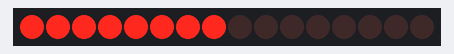
A sketch run on a simulated Arduino Uno, built with avr-gcc and run on an emulated ATmega328P. On the bench: 16 shift-register outputs drawn as a row of LEDs (first output left, lit = HIGH). Wiring (inferred from the names in the program): 2 × shift register (74HC595): data pin 11; shift clock pin 12; latch pin 8. Wiring (inferred from the signals the program sends): row of LEDs: on Q0, Q1, Q2, Q3, Q4, Q5, Q6, Q7, Q8, Q9, Q10, Q11, Q12, Q13, Q14, Q15.

Above: at 0.1 s.
At 4.1 s:
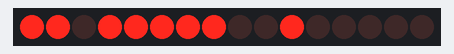
At 9.1 s:
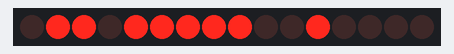
At 19.1 s:
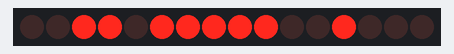
At 29.1 s:
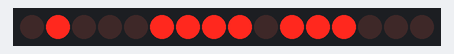
At 39.1 s:
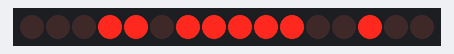
Timing chart, 0 to 40.0 s (numbered marks = the images above):
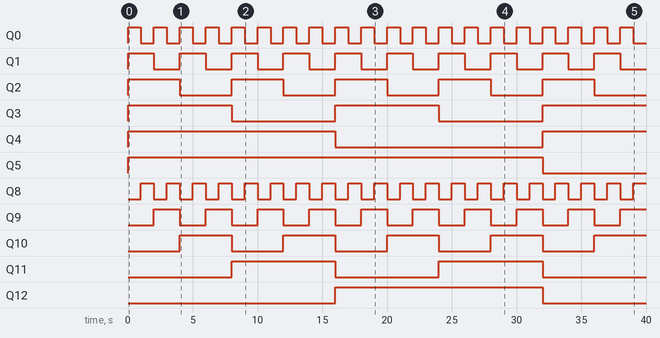

Measured:
- by itself, Q0, Q8: alternates HIGH for 1.0 s and LOW for 1.0 s
- by itself, Q1, Q9: alternates HIGH for 2.0 s and LOW for 2.0 s
- by itself, Q2, Q10: alternates HIGH for 4.0 s and LOW for 4.0 s
- by itself, Q3, Q11: alternates HIGH for 8.0 s and LOW for 8.0 s
- by itself, Q4: LOW → HIGH at 0.00 s, → LOW 16.0 s later, → HIGH 16.0 s later
- by itself, Q5: LOW → HIGH at 0.00 s, → LOW 32.0 s later
- by itself, Q12: LOW → HIGH at 16.0 s, → LOW 16.0 s later

The sketch:

Shifter.ino
```cpp
//**************************************************************//
//  Name    : shiftOutCode, Dual Binary Counters                 //
//  Author  : Carlyn Maw, Tom Igoe                               //
//  Date    : 25 Oct, 2006                                       //
//  Version : 1.0                                                //
//  Notes   : Code for using a 74HC595 Shift Register            //
//          : to count from 0 to 255                             //
//**************************************************************//
//Pin connected to ST_CP of 74HC595
int latchPin = 8;
//Pin connected to SH_CP of 74HC595
int clockPin = 12;
////Pin connected to DS of 74HC595
int dataPin = 11;
void setup() {
//Start Serial for debugging purposes
Serial.begin(9600);
//set pins to output because they are addressed in the main loop
pinMode(latchPin, OUTPUT);
}
void loop() {
//count up routine
for (int j = 0; j < 256; j++) {
//ground latchPin and hold low for as long as you are transmitting
digitalWrite(latchPin, 0);
//count up on GREEN LEDs
shiftOut(dataPin, clockPin, j);
//count down on RED LEDs
shiftOut(dataPin, clockPin, 255-j);
//return the latch pin high to signal chip that it
//no longer needs to listen for information
digitalWrite(latchPin, 1);
delay(1000);
}
}
void shiftOut(int myDataPin, int myClockPin, byte myDataOut) {
// This shifts 8 bits out MSB first,
//on the rising edge of the clock,
//clock idles low
//..//internal function setup
int i=0;
int pinState;
pinMode(myClockPin, OUTPUT);
pinMode(myDataPin, OUTPUT);
//. //clear everything out just in case to
//. //prepare shift register for bit shifting
digitalWrite(myDataPin, 0);
digitalWrite(myClockPin, 0);
//for each bit in the byte myDataOut&#xFFFD;
//NOTICE THAT WE ARE COUNTING DOWN in our for loop
//This means that %00000001 or "1" will go through such
//that it will be pin Q0 that lights.
for (i=7; i>=0; i--)  {
digitalWrite(myClockPin, 0);
//if the value passed to myDataOut and a bitmask result
// true then... so if we are at i=6 and our value is
// %11010100 it would the code compares it to %01000000
// and proceeds to set pinState to 1.
if ( myDataOut & (1<<i) ) {
pinState= 1;
}
else {
pinState= 0;
}
//Sets the pin to HIGH or LOW depending on pinState
digitalWrite(myDataPin, pinState);
//register shifts bits on upstroke of clock pin
digitalWrite(myClockPin, 1);
//zero the data pin after shift to prevent bleed through
digitalWrite(myDataPin, 0);
}
//stop shifting
digitalWrite(myClockPin, 0);
}
```
